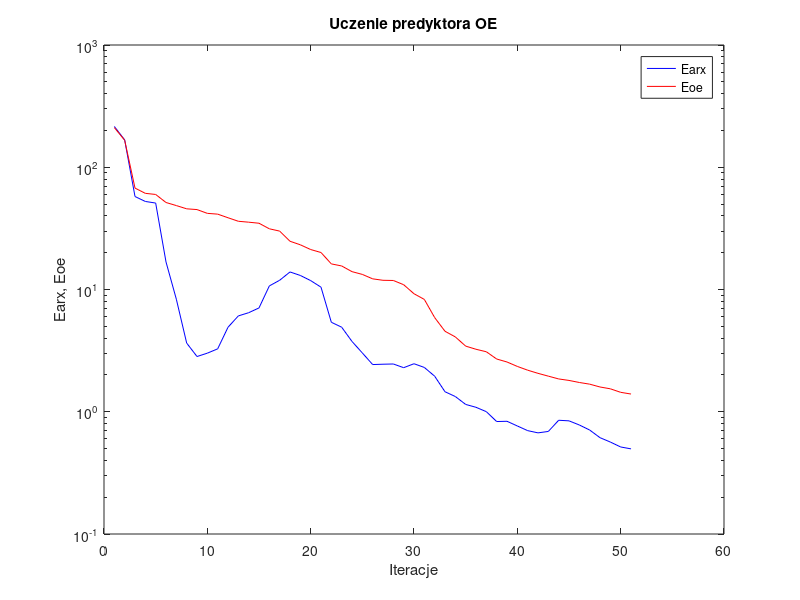
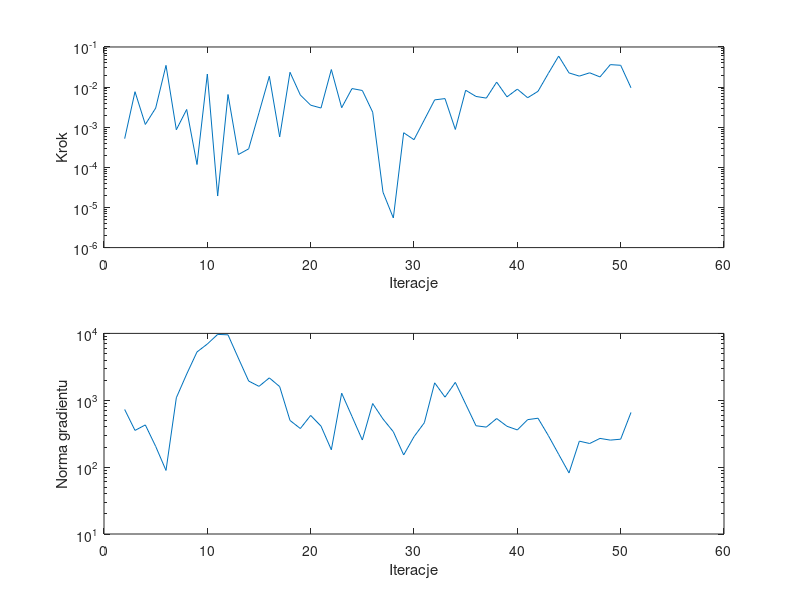

MATLAB code to generate these figures, in order:
%uczenie predyktora oe
clear all;
n=0; farx(n+1)=2.156227e+002; foe(n+1)=2.109800e+002; wspucz(n+1)=0.000000e+000; ng(n+1)=0.000000e+000;
%odnowa zmiennej metryki
n=1; farx(n+1)=1.673670e+002; foe(n+1)=1.663612e+002; krok(n+1)=5.188110e-004; ng(n+1)=7.280145e+002;
n=2; farx(n+1)=5.762647e+001; foe(n+1)=6.752643e+001; krok(n+1)=7.680234e-003; ng(n+1)=3.540492e+002;
n=3; farx(n+1)=5.250379e+001; foe(n+1)=6.118012e+001; krok(n+1)=1.170971e-003; ng(n+1)=4.276656e+002;
n=4; farx(n+1)=5.094861e+001; foe(n+1)=5.990605e+001; krok(n+1)=2.998733e-003; ng(n+1)=2.044203e+002;
n=5; farx(n+1)=1.680970e+001; foe(n+1)=5.148371e+001; krok(n+1)=3.482091e-002; ng(n+1)=8.924308e+001;
n=6; farx(n+1)=8.331499e+000; foe(n+1)=4.859034e+001; krok(n+1)=8.651099e-004; ng(n+1)=1.090199e+003;
n=7; farx(n+1)=3.646391e+000; foe(n+1)=4.570751e+001; krok(n+1)=2.774090e-003; ng(n+1)=2.460298e+003;
n=8; farx(n+1)=2.830134e+000; foe(n+1)=4.506148e+001; krok(n+1)=1.175883e-004; ng(n+1)=5.278494e+003;
n=9; farx(n+1)=3.014746e+000; foe(n+1)=4.196120e+001; krok(n+1)=2.118041e-002; ng(n+1)=6.935071e+003;
n=10; farx(n+1)=3.269934e+000; foe(n+1)=4.134922e+001; krok(n+1)=1.929081e-005; ng(n+1)=9.664864e+003;
n=11; farx(n+1)=4.910809e+000; foe(n+1)=3.863893e+001; krok(n+1)=6.544675e-003; ng(n+1)=9.514463e+003;
n=12; farx(n+1)=6.082108e+000; foe(n+1)=3.615320e+001; krok(n+1)=2.084136e-004; ng(n+1)=4.271215e+003;
n=13; farx(n+1)=6.459598e+000; foe(n+1)=3.553389e+001; krok(n+1)=2.893244e-004; ng(n+1)=1.938139e+003;
n=14; farx(n+1)=7.067758e+000; foe(n+1)=3.484062e+001; krok(n+1)=2.298967e-003; ng(n+1)=1.614294e+003;
n=15; farx(n+1)=1.069841e+001; foe(n+1)=3.137398e+001; krok(n+1)=1.859840e-002; ng(n+1)=2.160960e+003;
n=16; farx(n+1)=1.190275e+001; foe(n+1)=3.003937e+001; krok(n+1)=5.734420e-004; ng(n+1)=1.600353e+003;
n=17; farx(n+1)=1.391715e+001; foe(n+1)=2.481178e+001; krok(n+1)=2.340953e-002; ng(n+1)=4.990420e+002;
n=18; farx(n+1)=1.302801e+001; foe(n+1)=2.320937e+001; krok(n+1)=6.349841e-003; ng(n+1)=3.778605e+002;
n=19; farx(n+1)=1.182631e+001; foe(n+1)=2.122950e+001; krok(n+1)=3.544455e-003; ng(n+1)=5.935216e+002;
n=20; farx(n+1)=1.045008e+001; foe(n+1)=2.007290e+001; krok(n+1)=3.011555e-003; ng(n+1)=4.103042e+002;
n=21; farx(n+1)=5.393790e+000; foe(n+1)=1.619738e+001; krok(n+1)=2.741623e-002; ng(n+1)=1.816485e+002;
n=22; farx(n+1)=4.917074e+000; foe(n+1)=1.558105e+001; krok(n+1)=3.065633e-003; ng(n+1)=1.277046e+003;
n=23; farx(n+1)=3.758956e+000; foe(n+1)=1.399760e+001; krok(n+1)=9.195867e-003; ng(n+1)=5.720561e+002;
n=24; farx(n+1)=3.027260e+000; foe(n+1)=1.328801e+001; krok(n+1)=8.237127e-003; ng(n+1)=2.542741e+002;
n=25; farx(n+1)=2.432300e+000; foe(n+1)=1.222422e+001; krok(n+1)=2.376370e-003; ng(n+1)=8.933143e+002;
%odnowa zmiennej metryki
n=26; farx(n+1)=2.448360e+000; foe(n+1)=1.189425e+001; krok(n+1)=2.394830e-005; ng(n+1)=5.242210e+002;
n=27; farx(n+1)=2.458736e+000; foe(n+1)=1.185220e+001; krok(n+1)=5.474418e-006; ng(n+1)=3.383602e+002;
n=28; farx(n+1)=2.293395e+000; foe(n+1)=1.094387e+001; krok(n+1)=7.286672e-004; ng(n+1)=1.521028e+002;
n=29; farx(n+1)=2.470684e+000; foe(n+1)=9.232955e+000; krok(n+1)=4.896899e-004; ng(n+1)=2.852904e+002;
n=30; farx(n+1)=2.303753e+000; foe(n+1)=8.296423e+000; krok(n+1)=1.529718e-003; ng(n+1)=4.613115e+002;
n=31; farx(n+1)=1.953612e+000; foe(n+1)=5.892611e+000; krok(n+1)=4.806036e-003; ng(n+1)=1.822348e+003;
n=32; farx(n+1)=1.457622e+000; foe(n+1)=4.553063e+000; krok(n+1)=5.172508e-003; ng(n+1)=1.113966e+003;
n=33; farx(n+1)=1.332019e+000; foe(n+1)=4.094244e+000; krok(n+1)=8.790130e-004; ng(n+1)=1.852401e+003;
n=34; farx(n+1)=1.148005e+000; foe(n+1)=3.442850e+000; krok(n+1)=8.350786e-003; ng(n+1)=8.769091e+002;
n=35; farx(n+1)=1.087529e+000; foe(n+1)=3.244260e+000; krok(n+1)=5.849663e-003; ng(n+1)=4.157320e+002;
n=36; farx(n+1)=1.001509e+000; foe(n+1)=3.095679e+000; krok(n+1)=5.320104e-003; ng(n+1)=3.969296e+002;
n=37; farx(n+1)=8.317015e-001; foe(n+1)=2.700389e+000; krok(n+1)=1.333847e-002; ng(n+1)=5.330747e+002;
n=38; farx(n+1)=8.357200e-001; foe(n+1)=2.552879e+000; krok(n+1)=5.711090e-003; ng(n+1)=4.082007e+002;
n=39; farx(n+1)=7.650324e-001; foe(n+1)=2.348515e+000; krok(n+1)=8.894860e-003; ng(n+1)=3.600803e+002;
n=40; farx(n+1)=7.007748e-001; foe(n+1)=2.187895e+000; krok(n+1)=5.433546e-003; ng(n+1)=5.131790e+002;
n=41; farx(n+1)=6.718393e-001; foe(n+1)=2.061821e+000; krok(n+1)=7.850228e-003; ng(n+1)=5.387387e+002;
n=42; farx(n+1)=6.901864e-001; foe(n+1)=1.955499e+000; krok(n+1)=2.194150e-002; ng(n+1)=2.965287e+002;
n=43; farx(n+1)=8.518857e-001; foe(n+1)=1.855403e+000; krok(n+1)=5.934607e-002; ng(n+1)=1.555430e+002;
n=44; farx(n+1)=8.425818e-001; foe(n+1)=1.803863e+000; krok(n+1)=2.258989e-002; ng(n+1)=8.182911e+001;
n=45; farx(n+1)=7.794530e-001; foe(n+1)=1.735381e+000; krok(n+1)=1.879492e-002; ng(n+1)=2.446142e+002;
n=46; farx(n+1)=7.087868e-001; foe(n+1)=1.681528e+000; krok(n+1)=2.272397e-002; ng(n+1)=2.255882e+002;
n=47; farx(n+1)=6.136904e-001; foe(n+1)=1.594397e+000; krok(n+1)=1.793370e-002; ng(n+1)=2.689241e+002;
n=48; farx(n+1)=5.652436e-001; foe(n+1)=1.540676e+000; krok(n+1)=3.633140e-002; ng(n+1)=2.535955e+002;
n=49; farx(n+1)=5.151006e-001; foe(n+1)=1.441892e+000; krok(n+1)=3.497807e-002; ng(n+1)=2.617154e+002;
n=50; farx(n+1)=4.970781e-001; foe(n+1)=1.396161e+000; krok(n+1)=9.612071e-003; ng(n+1)=6.572808e+002;

figure; semilogy(farx,'b'); hold on; semilogy(foe,'r'); xlabel('Iteracje'); ylabel('Earx, Eoe'); legend('Earx','Eoe'); title('Uczenie predyktora OE');
figure; subplot(2,1,1); semilogy(krok); xlabel('Iteracje'); ylabel('Krok');
subplot(2,1,2); semilogy(ng); xlabel('Iteracje'); ylabel('Norma gradientu');
Earx=farx(n+1)
Eoe=foe(n+1)
